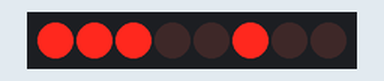
Recording of a sketch running on a simulated Arduino Uno, built with avr-gcc and run on an emulated ATmega328P. Parts: 8 shift-register outputs drawn as a row of LEDs (first output left, lit = HIGH). Wiring (inferred from the names in the program): shift register (74HC595): data pin 8; shift clock pin 12; latch pin 11. Wiring (inferred from the signals the program sends): row of LEDs: on Q0, Q1, Q2, Q3, Q4, Q5, Q6, Q7. Random numbers use the default seed unless the sketch sets one.

Above: at 3.1 s.
At 7.1 s:
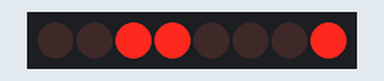
At 10.1 s:
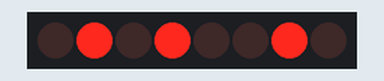
At 17.1 s:
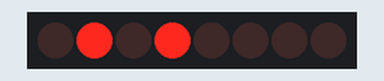
At 24.1 s:
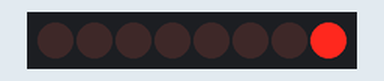
At 39.1 s:
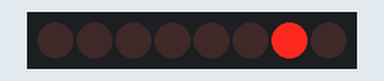
Timing chart, 0 to 40.0 s (numbered marks = the images above):
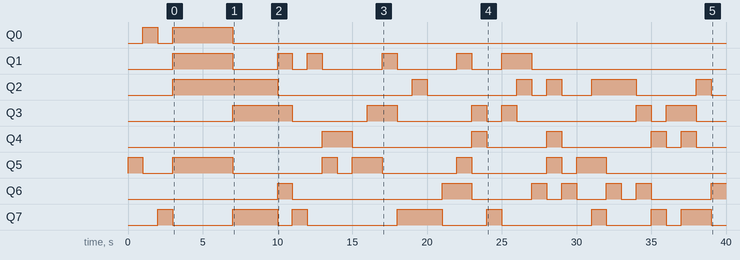

The sketch:

959_sem_shiftout.ino
```cpp
/* 	O pino 1 é igual a o numero 7
	e o pino 8 é o 0
*/

#define    clk      12
#define    latch    11
#define    data     8
//#include <LigaLed.h>

class LIGA_LED{
 public:
  static void liga_o_pino(unsigned int bit){

   digitalWrite(latch,LOW);

   for(int i=0; i < 8 ;i++){

     if(i == bit){
         digitalWrite(data,HIGH);
         digitalWrite(clk ,HIGH);
         digitalWrite(clk ,LOW);
      }

     else{
         digitalWrite(data,LOW);
         digitalWrite(clk ,HIGH);
         digitalWrite(clk ,LOW);
     }
   }

   digitalWrite(latch,HIGH);
 }
  static void liga_o_pino(unsigned int bit1,unsigned int bit2){

   digitalWrite(latch,LOW);

   for(int i=0; i < 8 ;i++){

     if(i == bit1){
         digitalWrite(data,HIGH);
         digitalWrite(clk ,HIGH);
         digitalWrite(clk ,LOW);
       }

     else if(i == bit2){
         digitalWrite(data,HIGH);
         digitalWrite(clk ,HIGH);
         digitalWrite(clk ,LOW);
       }

     else{
         digitalWrite(data,LOW);
         digitalWrite(clk ,HIGH);
         digitalWrite(clk ,LOW);
     }
   }
   digitalWrite(latch,HIGH);
 }
  static void liga_o_pino(unsigned int bit1,unsigned int bit2,unsigned int bit3){

   digitalWrite(latch,LOW);

   for(int i=0; i < 8 ;i++){

     if(i == bit1){
         digitalWrite(data,HIGH);
         digitalWrite(clk ,HIGH);
         digitalWrite(clk ,LOW);
       }

       else if(i == bit2){
         digitalWrite(data,HIGH);
         digitalWrite(clk ,HIGH);
         digitalWrite(clk ,LOW);
       }

       else if(i == bit3){
         digitalWrite(data,HIGH);
         digitalWrite(clk ,HIGH);
         digitalWrite(clk ,LOW);
       }

     else{
         digitalWrite(data,LOW);
         digitalWrite(clk ,HIGH);
         digitalWrite(clk ,LOW);
     }
   }
   digitalWrite(latch,HIGH);
 }

};

void testa(){
  digitalWrite(latch,LOW);
  shiftOut(data, clk, MSBFIRST, 32);
  digitalWrite(latch,HIGH);
  delay(1000);
  digitalWrite(latch,LOW);
  shiftOut(data, clk, MSBFIRST, 1);
  digitalWrite(latch,HIGH);
  delay(1000);
  digitalWrite(latch,LOW);
  shiftOut(data, clk, MSBFIRST, 128);
  digitalWrite(latch,HIGH);
  delay(1000);
  digitalWrite(latch,LOW);
  shiftOut(data, clk, MSBFIRST, rand()%128);
  digitalWrite(latch,HIGH);
  delay(1000);
}

void setup()
{
  pinMode(clk,   OUTPUT);
  pinMode(data,  OUTPUT);
  pinMode(latch, OUTPUT);

  digitalWrite(latch,HIGH);
  digitalWrite(data,LOW);

  testa();
  delay(3000);
  LIGA_LED::liga_o_pino(0,4,5);
  delay(3000);
}

void loop()
{
  LIGA_LED::liga_o_pino(rand()%7,rand()%7,rand()%7);
  delay(1000);
  LIGA_LED::liga_o_pino(rand()%7,rand()%7);
  delay(1000);
  LIGA_LED::liga_o_pino(rand()%7);
  delay(1000);
}
```

Measured:
- by itself, Q1: HIGH → LOW at 7.0 s, → HIGH 3.0 s later, → LOW 1.0 s later, → HIGH 1.0 s later, … (11 changes in this stretch)
- by itself, Q2: HIGH → LOW at 10.0 s, → HIGH 9.0 s later, → LOW 1.0 s later, → HIGH 6.0 s later, … (11 changes in this stretch)
- by itself, Q3: HIGH → LOW at 11.0 s, → HIGH 5.0 s later, → LOW 2.0 s later, → HIGH 5.0 s later, … (11 changes in this stretch)
- by itself, Q4: LOW → HIGH at 13.0 s, → LOW 2.0 s later, → HIGH 8.0 s later, → LOW 1.0 s later, … (10 changes in this stretch)
- by itself, Q5: HIGH → LOW at 1.0 s, → HIGH 2.0 s later, → LOW 4.0 s later, → HIGH 6.0 s later, … (13 changes in this stretch)
- by itself, Q6: LOW → HIGH at 10.0 s, → LOW 1.0 s later, → HIGH 10.0 s later, → LOW 2.0 s later, … (13 changes in this stretch)
- by itself, Q7: HIGH → LOW at 3.0 s, → HIGH 4.0 s later, → LOW 3.0 s later, → HIGH 1.0 s later, … (15 changes in this stretch)
